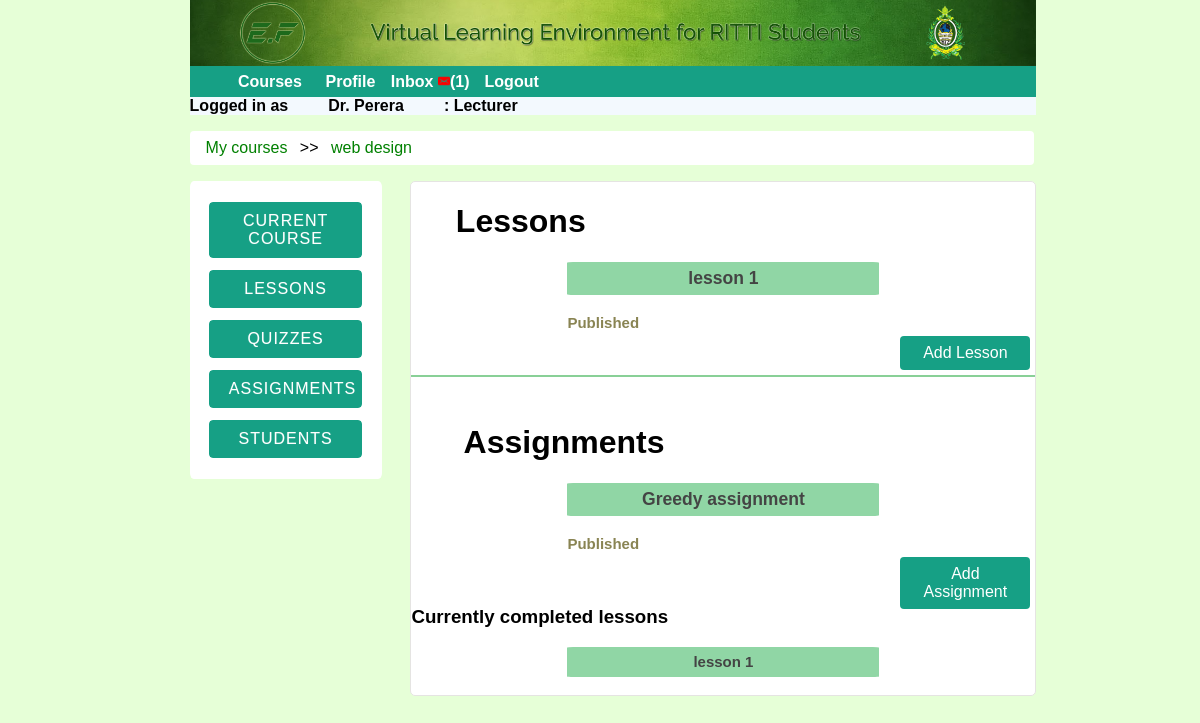
Screenshot of /lecturer/course.php?courseIDpass=1&B_No=45 (signed in) with the database file from the repository.
### tables this page shows
CREATE TABLE IF NOT EXISTS `module` (
  `module_Id` int(11) NOT NULL AUTO_INCREMENT,
  `module_Title` varchar(250) NOT NULL,
  `link` varchar(500) NOT NULL,
  `body` varchar(2000) NOT NULL,
  `course_Id` int(11) NOT NULL,
  UNIQUE KEY `module_Id` (`module_Id`)
);

CREATE TABLE IF NOT EXISTS `give_assignment` (
  `assignment_Id` varchar(767) NOT NULL,
  `user_Id` varchar(11) NOT NULL,
  `course_Id` int(11) NOT NULL,
  `batch_No` varchar(11) NOT NULL,
  `published` tinyint(1) NOT NULL,
  `deadline` datetime NOT NULL,
  PRIMARY KEY (`assignment_Id`,`user_Id`,`course_Id`,`batch_No`)
);

### lecturer/mainassignment.php (the view, shortened to what this page needs)
<link rel="stylesheet" type="text/css" href="../stylesheet.css">
<link rel="stylesheet" href="//code.jquery.com/ui/1.12.0/themes/base/jquery-ui.css">
<div id="content-list">
<h1>&nbsp&nbsp&nbsp&nbsp&nbsp Assignments</h1>
<?php
include '../db.php';
$courseforAssignment=$_SESSION['Course_ID'];
$batch_No=$_SESSION['batch_No'];
$sql = "SELECT assignment_Id,published FROM give_assignment WHERE course_Id='$courseforAssignment' AND batch_No='$batch_No'";
$result = $conn->query($sql);
if ($result->num_rows > 0) {
  while($row= $result->fetch_assoc() ) {
    $AS_ID=$row['assignment_Id'];
    $sql2 = "SELECT assignment_title FROM assignment WHERE assignment_id='$AS_ID'";
    $result2 = $conn->query($sql2);
      if ($result2->num_rows > 0) {
        ?>
        <?php
        while($row2= $result2->fetch_assoc() ) {
          ?>
            <li><h3><a href= "lecturer_Assignment/assignmentviewmain.php?asid=<?php echo $AS_ID; ?> " > <?php echo $row2['assignment_title'] ;?></a></h3>
               <?php
            $pub=$row['published'];
            if($pub=='0'){
               ?><h4> <?php echo "Not published";?></h4>
          <?php
            }else{
              ?><h4> <?php echo "Published";?></h4>
          <?php
            }
            ?>
            </li>
            <br>
          <?php
        }
        ?>
        <?php
      }
    }
  }else{
    ?> <h3><?php echo"No assignments published";?></h3><br><?php
  }
?>
</div>
<button type="button" class="button btn-1" style="margin-left:20%;" href = "javascript:void(0)" onclick = "document.getElementById('light2').style.display='block';document.getElementById('fade2').style.display='block'" ><span>Add Assignment</span></button>
<br>
<br>

### lecturer/mainmodule.php (shortened to what this page needs)
<link rel="stylesheet" type="text/css" href="../stylesheet.css">
<h1>&nbsp&nbsp&nbsp&nbsp&nbspLessons</h1>
<div id="content-list">
<?php
include '../db.php';
$courseforAssignment=$_SESSION['Course_ID'];
$batch_No=$_SESSION['batch_No'];
$sql = "SELECT module_Id,published FROM follow_module WHERE course_Id='$courseforAssignment' AND batch_No='$batch_No'";
$result = $conn->query($sql);
if ($result->num_rows > 0) {
  while($row= $result->fetch_assoc() ) {
    $mo_ID=$row['module_Id'];
    $sql2 = "SELECT module_Title FROM module WHERE module_Id='$mo_ID'";
    $result2 = $conn->query($sql2);
      if ($result2->num_rows > 0) {
        ?>
        <?php
        while($row2= $result2->fetch_assoc() ) {
          ?>
            <li><h3><a href= "lecturer_Module/moduleviewmain.php?moduleID=<?php echo $mo_ID; ?> " target="_parent" > <?php echo $row2['module_Title'] ;?></a></h3>
               <?php
            $pub=$row['published'];
            if($pub=='0'){
               ?><h4> <?php echo "Not published";?></h4>
          <?php
            }else{
              ?><h4> <?php echo "Published";?></h4>
          <?php
            }
            ?>
           </li>
            <br>
          <?php
        }
        ?>
        <?php
      }
    }
  }else{
?>     <h3 style="margin-left:20%; color:red; "> <?php echo"No Lessons published";?></h3><br><?php
  }
?>
</div>
<button type="button"  class="button btn-1" style="margin-left:20%;" href = "javascript:void(0)" onclick = "document.getElementById('light').style.display='block';document.getElementById('fade').style.display='block'" ><span>Add Lesson</span></button>
<br>
<br>

### lecturer/quiz.php (shortened to what this page needs)
</head>
<?php
    $courseID=$_SESSION['Course_ID'];
    ?>
<div id="content-list">
 <h3>Currently completed lessons</h3>
<?php
include '../db.php';
$sql3 = "SELECT  module_Title, module_Id FROM module where course_Id = $courseID";
$result3 = $conn->query($sql3);
if ($result3->num_rows > 0) {
     ?>
     <?php
     while($row3= $result3->fetch_assoc() ) {
    ?>
     <li ><a href="lecturer_Quiz/quizmainview.php?modID=<?php echo $_SESSION['mod'] ?>" ><?php echo $row3['module_Title'] ?></a></li>
<br>
    <?php
    }
    ?>
    <?php
}
else{
  echo "<h3> No Quizzes available</h3>";
}
?>
</div>
</body>
</html>

### stylesheet.css (style rules this page uses)
body { font-family: "calibri", sans-serif; background-color: #e6ffd7; padding: 0; margin: 0; background-repeat: repeat; }
a { text-decoration: none; color: #898453 }
li { list-style-type: none; }
#content-list li { list-style:none; margin-left: 25%; width: 50%; counter-reset: li; list-style: none; font-size: 15px; }
#content-list li a { font-weight: bold; padding: 2% 0% 2% 0%; display: inline-block; width: 100%; position: relative; background: #90d6a5; color: #444; text-decoration: none; transition: all .2s ease-in-out; border-radius: 2%; text-align: center; }
#content-list li a:before { text-align: center; }
#content-list h4 { margin: .1em 0; color:#898453; float: left; }
.button { display: inline-block; border-radius: 4px; background-color: #16A085; border: none; float: right; color: white; text-align: center; padding: 8px; transition: all 0.5s; cursor: pointer; margin: 5px; }
.btn-1 { font-size: 16px; width: 130px; color: #FFFFFF; }
.button span { cursor: pointer; display: inline-block; position: relative; transition: 0.5s; }
.button span:after { content: "+"; position: absolute; opacity: 0; top: 0; right: -10px; transition: 0.5s; }

### rows the page displays
module: module_Title "lesson 1"
give_assignment: assignment_title "Greedy assignment", published "Published"

### other values shown
$size "1"
$name "Dr. Perera"
$cname "web design"
